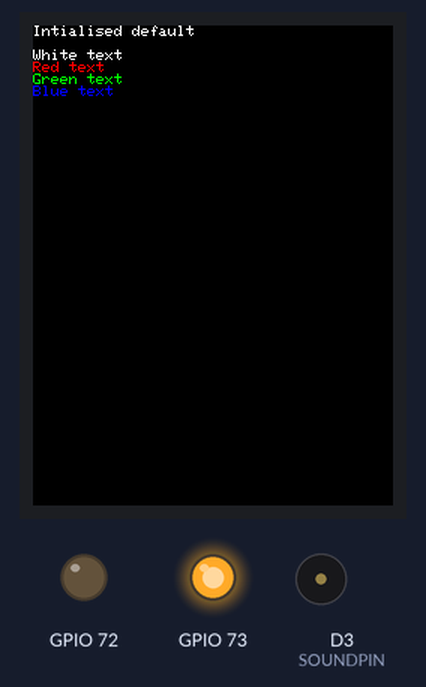
A sketch run on a simulated ESP8266 (NodeMCU). On the bench: 240×320 colour display, output pins drawn as LEDs (lit = HIGH), buzzer (waves = sounding).

Above: at 2.2 s.
At 7.3 s:
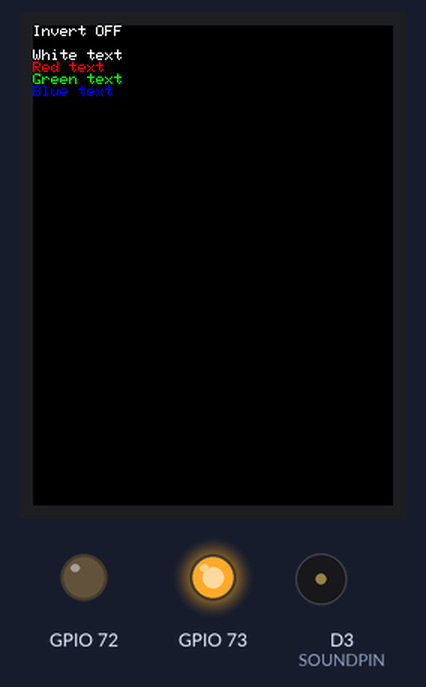
At 12.4 s:
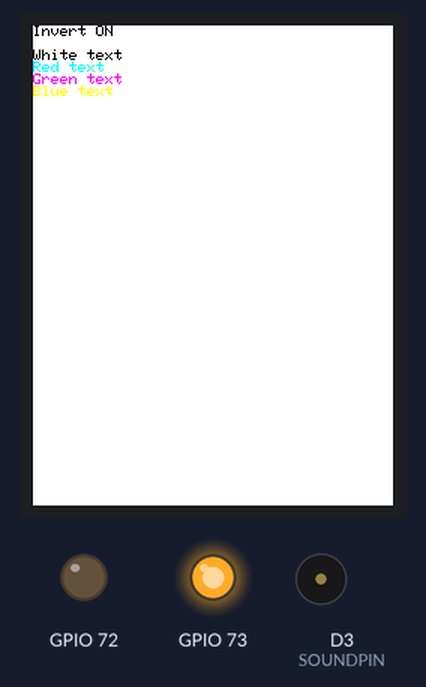
Timing chart, 0 to 13.9 s (numbered marks = the images above):
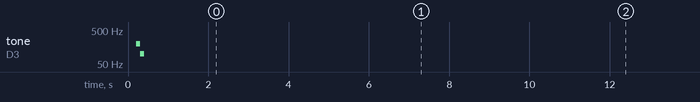

Measured:
- what the display in image 0 shows lasts 5.0 s, from 2.2 s to 7.2 s

The sketch:

Colour_Test.ino
```cpp
// Coulour_Test adapted by Jicehel from the TFT_eSPI examples

#include "ESPboyInit.h"

ESPboyInit myESPboy;       // Invoke custom library

void setup()   {
  //Set up the display
  myESPboy.begin("Colour_Test");
  myESPboy.tft.fillScreen(TFT_BLACK);
  // Set "cursor" at top left corner of display (0,0) and select font 1
  myESPboy.tft.setCursor(0, 0, 1);
  // myESPboy.tft.setCursor(0, 0);

  // Set the font colour to be white with a black background
  myESPboy.tft.setTextColor(TFT_WHITE, TFT_BLACK);

  // We can now plot text on screen using the "print" class
  myESPboy.tft.println("Intialised default\n");
  myESPboy.tft.println("White text");

  myESPboy.tft.setTextColor(TFT_RED, TFT_BLACK);
  myESPboy.tft.println("Red text");

  myESPboy.tft.setTextColor(TFT_GREEN, TFT_BLACK);
  myESPboy.tft.println("Green text");

  myESPboy.tft.setTextColor(TFT_BLUE, TFT_BLACK);
  myESPboy.tft.println("Blue text");

  delay(5000);

}

void loop() {

  myESPboy.tft.invertDisplay( false ); // Where i is true or false
  myESPboy.tft.fillScreen(TFT_BLACK);
  myESPboy.tft.setCursor(0, 0);
  myESPboy.tft.setTextColor(TFT_WHITE, TFT_BLACK);
  myESPboy.tft.println("Invert OFF\n");
  myESPboy.tft.println("White text");

  myESPboy.tft.setTextColor(TFT_RED, TFT_BLACK);
  myESPboy.tft.println("Red text");

  myESPboy.tft.setTextColor(TFT_GREEN, TFT_BLACK);
  myESPboy.tft.println("Green text");

  myESPboy.tft.setTextColor(TFT_BLUE, TFT_BLACK);
  myESPboy.tft.println("Blue text");

  delay(5000);


  // Binary inversion of colours
  myESPboy.tft.invertDisplay( true ); // Where i is true or false
  myESPboy.tft.fillScreen(TFT_BLACK);
  myESPboy.tft.setCursor(0, 0);
  myESPboy.tft.setTextColor(TFT_WHITE, TFT_BLACK);
  myESPboy.tft.println("Invert ON\n");
  myESPboy.tft.println("White text");

  myESPboy.tft.setTextColor(TFT_RED, TFT_BLACK);
  myESPboy.tft.println("Red text");

  myESPboy.tft.setTextColor(TFT_GREEN, TFT_BLACK);
  myESPboy.tft.println("Green text");

  myESPboy.tft.setTextColor(TFT_BLUE, TFT_BLACK);
  myESPboy.tft.println("Blue text");

  delay(5000);
}


/*
   The MIT License (MIT)

   Copyright (c) 2016 RuntimeProjects.com

   Permission is hereby granted, free of charge, to any person obtaining a copy
   of this software and associated documentation files (the "Software"), to deal
   in the Software without restriction, including without limitation the rights
   to use, copy, modify, merge, publish, distribute, sublicense, and/or sell
   copies of the Software, and to permit persons to whom the Software is
   furnished to do so, subject to the following conditions:

   The above copyright notice and this permission notice shall be included in all
   copies or substantial portions of the Software.

   THE SOFTWARE IS PROVIDED "AS IS", WITHOUT WARRANTY OF ANY KIND, EXPRESS OR
   IMPLIED, INCLUDING BUT NOT LIMITED TO THE WARRANTIES OF MERCHANTABILITY,
   FITNESS FOR A PARTICULAR PURPOSE AND NONINFRINGEMENT. IN NO EVENT SHALL THE
   AUTHORS OR COPYRIGHT HOLDERS BE LIABLE FOR ANY CLAIM, DAMAGES OR OTHER
   LIABILITY, WHETHER IN AN ACTION OF CONTRACT, TORT OR OTHERWISE, ARISING FROM,
   OUT OF OR IN CONNECTION WITH THE SOFTWARE OR THE USE OR OTHER DEALINGS IN THE
   SOFTWARE.
*/
```

ESPboyInit.cpp
```cpp
/*
ESPboy_Init class
for www.ESPboy.com project by RomanS
https://hackaday.io/project/164830-espboy-games-iot-stem-for-education-fun
v1.0
*/

#include "ESPboyInit.h"

ESPboyInit::ESPboyInit(){};

void ESPboyInit::begin(char *appName) {
  Serial.begin(115200); //serial init
  WiFi.mode(WIFI_OFF); // to safe battery power

//DAC init and backlit off
  dac.begin(MCP4725address);
  delay (100);
  dac.setVoltage(0, false);

//mcp23017 init for buttons, LED LOCK and TFT Chip Select pins
  mcp.begin(MCP23017address);
  delay(100);

  for (int i=0;i<8;i++){
     mcp.pinMode(i, INPUT);
     mcp.pullUp(i, HIGH);}

//sound init and test
  pinMode(SOUNDPIN, OUTPUT);
  playTone(200, 100);
  delay(100);
  playTone(100, 100);
  delay(100);
  noPlayTone();

//LCD TFT init
  mcp.pinMode(CSTFTPIN, OUTPUT);
  mcp.digitalWrite(CSTFTPIN, LOW);
  tft.begin();
  delay(100);
  tft.setRotation(0);
  tft.fillScreen(TFT_BLACK);

  tft.setTextSize(1);
  tft.setTextColor(TFT_YELLOW);
  tft.drawString (appName, (128-(strlen(appName)*6))/2, 102);

//LCD backlit fading on
  for (uint16_t bcklt=300; bcklt<4095; bcklt+=30){
    dac.setVoltage(bcklt, false);
    delay(10);}

//clear TFT and backlit on high
  dac.setVoltage(4095, true);
  tft.fillScreen(TFT_BLACK);

//LED pin LOCK OFF
  mcp.pinMode(LEDLOCK, OUTPUT);
  mcp.digitalWrite(LEDLOCK, HIGH);
};


void ESPboyInit::playTone(uint16_t frq, uint16_t dur) { tone(SOUNDPIN, frq, dur); }
void ESPboyInit::playTone(uint16_t frq) { tone(SOUNDPIN, frq); }

void ESPboyInit::noPlayTone() { noTone(SOUNDPIN); }

uint8_t ESPboyInit::getKeys() { return (~mcp.readGPIOAB() & 255); }
```

ESPboyInit.h
```cpp
/*
ESPboy_Init class
for www.ESPboy.com project by RomanS
https://hackaday.io/project/164830-espboy-games-iot-stem-for-education-fun
v1.0
*/

#ifndef ESPboy_Init
#define ESPboy_Init

#include <Arduino.h>
#include <Adafruit_MCP23017.h> //to control buttons
#include <Adafruit_MCP4725.h>  //to control the LCD display backlit
#include <TFT_eSPI.h>          //to draw at LCD TFT
#include <ESP8266WiFi.h>       //to control WiFi

#include <FS.h>
using fs::FS;

#define MCP23017address 0 // actually it's 0x20 but in <Adafruit_MCP23017.h> lib there is (x|0x20) :)
#define MCP4725address  0x60

#define LEDPIN         D4
#define SOUNDPIN       D3
#define LEDLOCK        9
#define CSTFTPIN       8 //Chip Select pin for LCD (it's on the MCP23017 GPIO expander GPIO8)

#define PAD_LEFT        0x01
#define PAD_UP          0x02
#define PAD_DOWN        0x04
#define PAD_RIGHT       0x08
#define PAD_ACT         0x10
#define PAD_ESC         0x20
#define PAD_LFT         0x40
#define PAD_RGT         0x80
#define PAD_ANY         0xff


class ESPboyInit{

public:
  Adafruit_MCP23017 mcp;
  Adafruit_MCP4725 dac;
  TFT_eSPI tft;

  ESPboyInit();
  void begin(char *appName);

  uint8_t getKeys();
  void playTone(uint16_t frq, uint16_t dur);
  void playTone(uint16_t frq);
  void noPlayTone();
};

#endif
```
